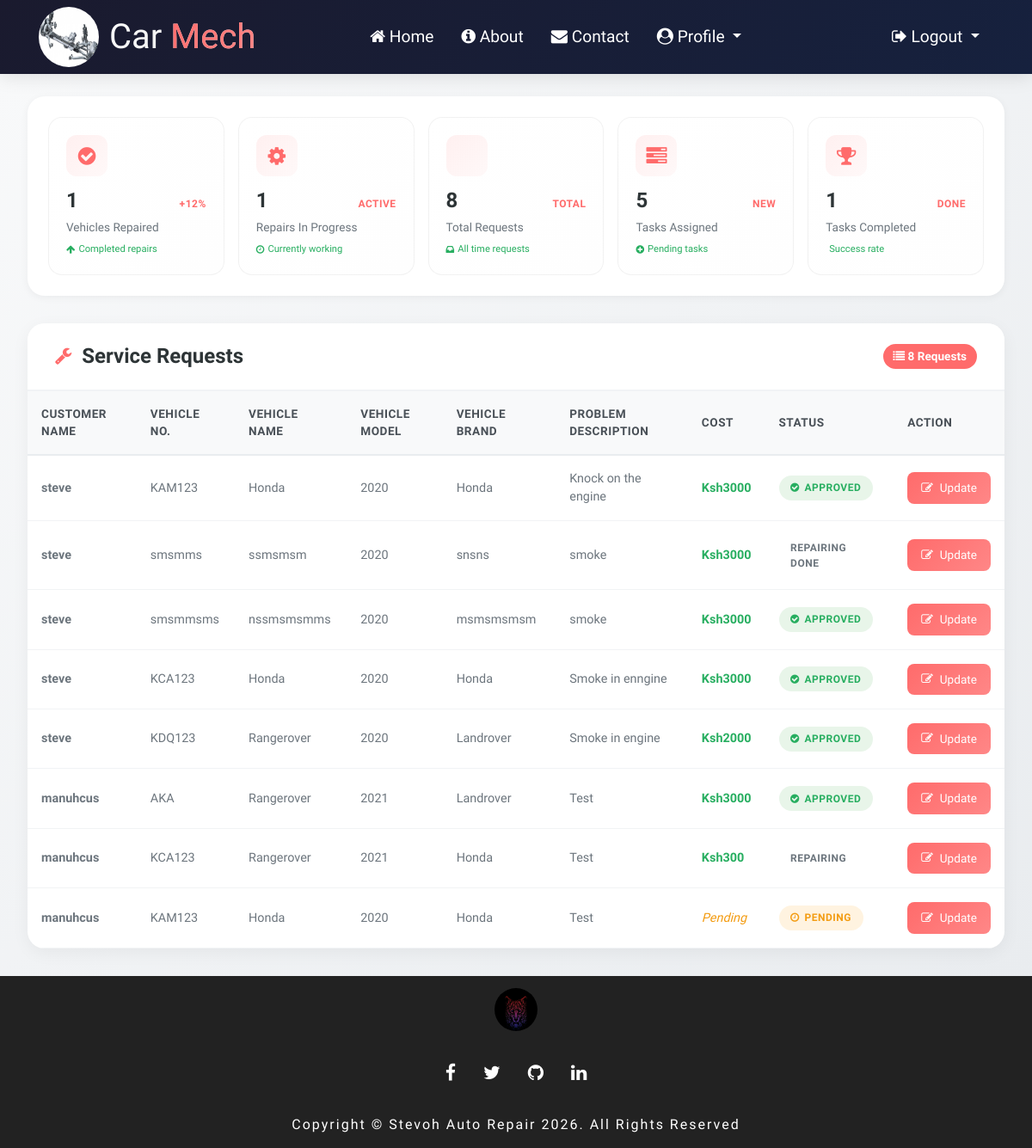
The app's page /mechanic_dashboard/ (signed in) with its own data.
### vehicle/models.py (models this page shows, shortened)
class Customer(models.Model):
    username = models.CharField(max_length=100)
    password = models.CharField(max_length=100)
    email = models.CharField(max_length=200)
    image = models.ImageField(upload_to="images/", blank=True, null=True)
    location = models.CharField(max_length=255)
    phone = models.CharField(max_length=100, null=False)
    latitude = models.DecimalField(max_digits=9, decimal_places=6, null=True, blank=True)
    longitude = models.DecimalField(max_digits=9, decimal_places=6, null=True, blank=True)
    class Meta:
        verbose_name_plural = "Customer"

class Request(models.Model):
    type = [
        ('two wheeler with gear', 'two wheeler with gear'),
        ('two wheeler without gear', 'two wheeler without gear'),
        ('three wheeler', 'three wheeler'),
        ('four wheeler', 'four wheeler')
    ]
    category = models.CharField(max_length=100, choices=type)
    vehicle_no = models.CharField(max_length=100,   null=False)
    vehicle_name = models.CharField(max_length=100, null=False)
    vehicle_model = models.CharField(max_length=100, null=False)
    vehicle_brand = models.CharField(max_length=100, null=False)
    problem_description = models.CharField(max_length=1000, null=False)
    date = models.DateField(auto_now=True)
    cost = models.PositiveIntegerField(null=True)
    customer = models.ForeignKey('Customer', on_delete=models.CASCADE, null=True)
    mechanic = models.ForeignKey('Mechanic', on_delete=models.CASCADE, null=True)
    final = [
        ('Pending', 'Pending'),
        ('Approved', 'Approved'),
        ('Repairing', 'Repairing'),
        ('Repairing Done', 'Repairing Done'),
        ('Released', 'Released')
    ]
    status = models.CharField(max_length=100, choices=final, default='Pending', null=True)
    class Meta:
        ordering = ('-date',)
        verbose_name_plural = "Request"

### vehicle/views.py (the view)
# urls.py: path("mechanic_dashboard/", views.mechanic_dashboard, name='mechanic_dashboard'),
def mechanic_dashboard(request):
    if request.session.get('username', None) and request.session.get('type', None) == 'customer':
        return redirect('user_dashboard')
    if request.session.get('username', None) and request.session.get('type', None) == 'admin':
        return redirect('admin_dashboard')
    if request.session.get('username', None) and request.session.get('type', None) == 'mechanic':
        username = request.session.get('username')
        mechanic = Mechanic.objects.get(username=username)
        work_in_progress = Request.objects.all().filter( status='Repairing').count()
        work_completed = Request.objects.all().filter( status='Repairing Done').count()
        new_work_assigned = Request.objects.all().filter( status='Approved').count()
        work = Request.objects.all().filter(
            Q(status="Repairing Done") | Q(status="Released")).count()
        number = Request.objects.all().count()
        enquiry = Request.objects.all()
        customers = []
        for enq in enquiry:
            customer = Customer.objects.get(id=enq.customer_id)
            customers.append(customer)
        context = {
            'work_in_progress': work_in_progress,
            'work_completed': work_completed,
            'new_work_assigned': new_work_assigned,
            'mechanic': mechanic,
            'work': work,
            "request": number,
            "data": zip(customers, enquiry),
        }
        return render(request, 'mechanics/mechanic_dashboard.html', context)
    else:
        return redirect('mechanic_login')

### templates/mechanics/mechanic_dashboard.html (shortened to what this page needs)
{% extends "others/base3.html" %}
{% load static %}
{% block name %}
<div class="mechanic-dashboard">
    <div class="stats-container">
        <div class="stats-grid">
            <div class="stat-card">
                <div class="stat-icon">
                    <i class="fa fa-check-circle"></i>
                </div>
                <div class="stat-info">
                    <h3 class="stat-number">{{ work_completed }}</h3>
                    <span class="stat-label">+12%</span>
                </div>
                <p class="stat-title">Vehicles Repaired</p>
                <div class="stat-trend">
                    <i class="fa fa-arrow-up"></i>
                    <span>Completed repairs</span>
                </div>
            </div>
            <div class="stat-card">
                <div class="stat-icon">
                    <i class="fa fa-cog fa-spin"></i>
                </div>
                <div class="stat-info">
                    <h3 class="stat-number">{{ work_in_progress }}</h3>
                    <span class="stat-label">Active</span>
                </div>
                <p class="stat-title">Repairs In Progress</p>
                <div class="stat-trend">
                    <i class="fa fa-clock-o"></i>
                    <span>Currently working</span>
                </div>
            </div>
            <div class="stat-card">
                <div class="stat-icon">
                </div>
                <div class="stat-info">
                    <h3 class="stat-number">{{ request }}</h3>
                    <span class="stat-label">Total</span>
                </div>
                <p class="stat-title">Total Requests</p>
                <div class="stat-trend">
                    <i class="fa fa-inbox"></i>
                    <span>All time requests</span>
                </div>
            </div>
            <div class="stat-card">
                <div class="stat-icon">
                    <i class="fa fa-tasks"></i>
                </div>
                <div class="stat-info">
                    <h3 class="stat-number">{{ new_work_assigned }}</h3>
                    <span class="stat-label">New</span>
                </div>
                <p class="stat-title">Tasks Assigned</p>
                <div class="stat-trend">
                    <i class="fa fa-plus-circle"></i>
                    <span>Pending tasks</span>
                </div>
            </div>
            <div class="stat-card">
                <div class="stat-icon">
                    <i class="fa fa-trophy"></i>
                </div>
                <div class="stat-info">
                    <h3 class="stat-number">{{ work }}</h3>
                    <span class="stat-label">Done</span>
                </div>
                <p class="stat-title">Tasks Completed</p>
                <div class="stat-trend">
                    <span>Success rate</span>
                </div>
            </div>
        </div>
    </div>
    <div class="requests-section">
        <div class="section-header">
            <h2>
                <i class="fa fa-wrench"></i>
                Service Requests
            </h2>
            <div class="request-stats">
                <span class="badge-count">
                    <i class="fa fa-list"></i> {{ request }} Requests
                </span>
            </div>
        </div>
        <div class="table-wrapper">
            <table class="requests-table">
                <thead>
                    <tr>
                        <th>Customer Name</th>
                        <th>Vehicle No.</th>
                        <th>Vehicle Name</th>
                        <th>Vehicle Model</th>
                        <th>Vehicle Brand</th>
                        <th>Problem Description</th>
                        <th>Cost</th>
                        <th>Status</th>
                        <th>Action</th>
                    </tr>
                </thead>
                <tbody>
                    {% for c,r in data %}
                    <tr>
                        <td>
                            <strong>{{ c.username }}</strong>
                        </td>
                        <td>{{ r.vehicle_no }}</td>
                        <td>{{ r.vehicle_name }}</td>
                        <td>{{ r.vehicle_model }}</td>
                        <td>{{ r.vehicle_brand }}</td>
                        <td style="max-width: 250px; overflow: hidden; text-overflow: ellipsis;">
                            {{ r.problem_description|truncatechars:60 }}
                        </td>
                        <td>
                            {% if r.cost %}
                                <span class="cost-amount">Ksh{{ r.cost }}</span>
                            {% else %}
                                <span class="cost-pending">Pending</span>
                            {% endif %}
                        </td>
                        <td>
                            {% if r.status == "Pending" %}
                                <span class="status-badge status-pending">
                                    <i class="fa fa-clock-o"></i> Pending
                                </span>
                            {% elif r.status == "Approved" %}
                                <span class="status-badge status-approved">
                                    <i class="fa fa-check-circle"></i> Approved
                                </span>
                            {% elif r.status == "In Progress" %}
                                <span class="status-badge status-in-progress">
                                    <i class="fa fa-spinner fa-spin"></i> In Progress
                                </span>
                            {% elif r.status == "Completed" %}
                                <span class="status-badge status-completed">
                                    <i class="fa fa-check-double"></i> Completed
                                </span>
                            {% elif r.status == "Cancelled" %}
                                <span class="status-badge status-cancelled">
                                    <i class="fa fa-times-circle"></i> Cancelled
                                </span>
                            {% else %}
                                <span class="status-badge">{{ r.status }}</span>
                            {% endif %}
                        </td>
                        <td>
                            <a class="btn-edit" href="/update_request/{{r.id}}">
                                <i class="fa fa-edit"></i> Update
                            </a>
                        </td>
                    </tr>
                    {% endfor %}
                </tbody>
            </table>
        </div>
    </div>
</div>
{% endblock %}

### static/css/style.css (style rules this page uses)
body { font-family: "Quicksand", -apple-system, BlinkMacSystemFont, "Segoe UI", Roboto, "Helvetica Neue", Arial, "Noto Sans", sans-serif, "Apple Color Emoji", "Segoe UI Emoji", "Segoe UI Symbol", "Noto Color Emoji"; background-color: #fff; position: relative; }
body:before { content: ""; position: absolute; top: 0; left: 0; right: 0; bottom: 0; background: rgba(0, 0, 0, 0.5); -webkit-transition: .3s all ease; -o-transition: .3s all ease; transition: .3s all ease; opacity: 0; visibility: hidden; z-index: 1; }
p { color: #b3b3b3; font-weight: 300; }
h1, h2, h3, h4, h5, h6, .h1, .h2, .h3, .h4, .h5, .h6 { font-family: "Quicksand", -apple-system, BlinkMacSystemFont, "Segoe UI", Roboto, "Helvetica Neue", Arial, "Noto Sans", sans-serif, "Apple Color Emoji", "Segoe UI Emoji", "Segoe UI Symbol", "Noto Color Emoji"; }
a { -webkit-transition: .3s all ease; -o-transition: .3s all ease; transition: .3s all ease; }
a, a:hover { text-decoration: none !important; }

### static/main.css (style rules this page uses)
html, body { overflow-x: hidden; }
@media (min-width: 992px) { p { margin-bottom: 0; } }

### templates/others/navbar2.html (style rules this page uses)
body { padding-top: 80px; }

### records on screen
Customer: username "steve", vehicle_no "KAM123", vehicle_name "Honda", vehicle_model "2020", vehicle_brand "Honda", problem_description "Knock on the engine", cost "3000", shows "APPROVED", vehicle_no "smsmms", vehicle_name "ssmsmsm", vehicle_brand "snsns", problem_description "smoke", status "REPAIRING DONE", vehicle_no "smsmmsms", vehicle_name "nssmsmsmms", vehicle_brand "msmsmsmsm", vehicle_no "KCA123", problem_description "Smoke in enngine", vehicle_no "KDQ123", vehicle_name "Rangerover", vehicle_brand "Landrover", problem_description "Smoke in engine", cost "2000"
Customer: username "manuhcus", vehicle_no "AKA", vehicle_name "Rangerover", vehicle_model "2021", vehicle_brand "Landrover", problem_description "Test", cost "3000", shows "APPROVED", vehicle_no "KCA123", vehicle_brand "Honda", cost "300", status "REPAIRING", vehicle_no "KAM123", vehicle_name "Honda", vehicle_model "2020", shows "Pending"

### other values on screen
{{ work_completed }} "1"
{{ work_in_progress }} "1"
{{ request }} "8"
{{ new_work_assigned }} "5"
{{ work }} "1"
